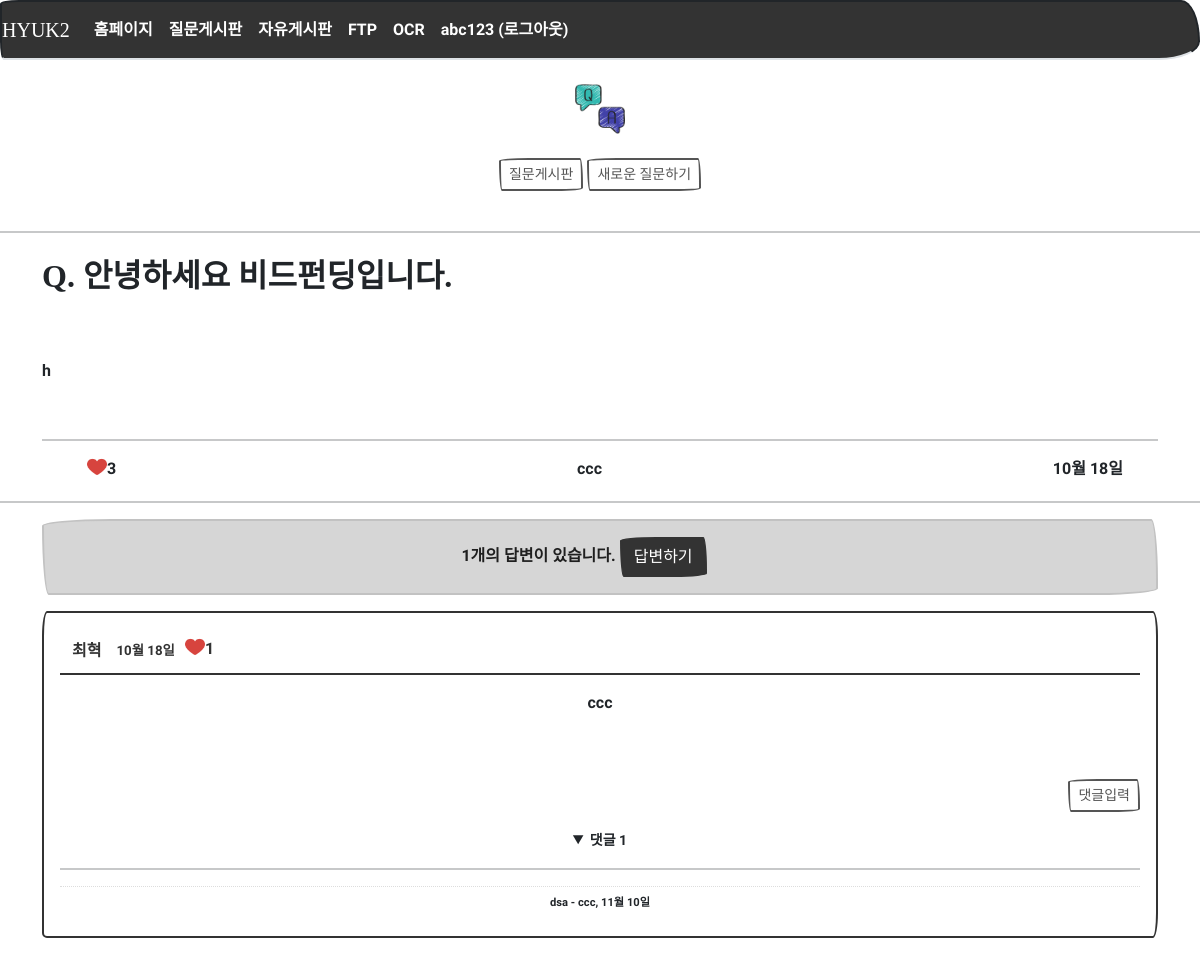
/question/detail/1/ (signed in), run on the app's committed database.
### models.py (models this page shows)
class User(db.Model):
    id = db.Column(db.Integer, primary_key=True)    # id는 자동으로 증가하는 User 모델의 기본키
    username = db.Column(db.String(150), unique=True, nullable=False)  # 아이디
    password = db.Column(db.String(200), nullable=False)
    name = db.Column(db.String(150), nullable=False)  # 실명
    email = db.Column(db.String(120), unique=True, nullable=False)
    fir_joo = db.Column(db.String(6), nullable=False)  # 주민번호 앞자리
    sec_joo = db.Column(db.String(7), nullable=False)  # 주민번호 뒷자리
    tel = db.Column(db.String(50), nullable=False)  # 휴대폰 번호, 휴대폰인증이 있다면 unique=True 넣어야 됨

class Question(db.Model):
    id = db.Column(db.Integer, primary_key=True)
    subject = db.Column(db.String(200), nullable=False)
    content = db.Column(db.Text(), nullable=False)
    create_date = db.Column(db.DateTime(), nullable=False)
    user_id = db.Column(db.Integer, db.ForeignKey('user.id', ondelete='CASCADE'), nullable=False)
    user = db.relationship('User', backref=db.backref('question_set'))
    modify_date = db.Column(db.DateTime(), nullable=True)
    hits = db.Column(db.Integer, nullable=False, default='0')
    voter = db.relationship('User', secondary=question_voter, backref=db.backref('question_voter_set'))

class Answer(db.Model):
    id = db.Column(db.Integer, primary_key=True)
    question_id = db.Column(db.Integer, db.ForeignKey('question.id', ondelete='CASCADE'))
    question = db.relationship('Question', backref=db.backref('answer_set'))
    content = db.Column(db.Text(), nullable=False)
    create_date = db.Column(db.DateTime(), nullable=False)
    user_id = db.Column(db.Integer, db.ForeignKey('user.id', ondelete='CASCADE'), nullable=False)
    user = db.relationship('User', backref=db.backref('answer_set'))
    modify_date = db.Column(db.DateTime(), nullable=True)
    voter = db.relationship('User', secondary=answer_voter, backref=db.backref('answer_voter_set'))

class Comment(db.Model):
    id = db.Column(db.Integer, primary_key=True)
    user_id = db.Column(db.Integer, db.ForeignKey('user.id', ondelete='CASCADE'), nullable=False)
    user = db.relationship('User', backref=db.backref('comment_set'))
    content = db.Column(db.Text(), nullable=False)
    create_date = db.Column(db.DateTime(), nullable=False)
    modify_date = db.Column(db.DateTime())
    board_id = db.Column(db.Integer, db.ForeignKey('board.id', ondelete='CASCADE'), nullable=True)
    board = db.relationship('Board', backref=db.backref('comment_set'))
    answer_id = db.Column(db.Integer, db.ForeignKey('answer.id', ondelete='CASCADE'), nullable=True)
    answer = db.relationship('Answer', backref=db.backref('comment_set'))
    voter = db.relationship('User', secondary=comment_voter, backref=db.backref('comment_voter_set'))

### views/question_views.py (the view)
@bp.route('/detail/<int:question_id>/')
@login_required
def detail(question_id):
    form = AnswerForm()
    question = Question.query.get_or_404(question_id)
    question.hits += 1
    db.session.add(question)
    db.session.commit()
    return render_template('question/question_detail.html', question=question, form=form)

### filter.py (called while the page is built)
def format_datetime(value, fmt='%m월 %d일'):
    now = datetime.now()
    time = now - value
    if time < timedelta(minutes=1):
        return '방금 전'
    elif time < timedelta(hours=1):
        return str(int(time.seconds / 60)) + '분 전'
    elif time < timedelta(days=1):
        return str(int(time.seconds / 3600)) + '시간 전'
    elif time < timedelta(days=7):
        time = datetime.now().date() - value.date()
        return str(time.days) + '일 전'
    else:
        return value.strftime(fmt)

### views/login_views.py (called while the page is built)
@bp.before_app_request
def logged_in_user():
    user_id = session.get('user_id')
    if user_id is None:
        g.user = None
    else:
        g.user = User.query.get(user_id)

def login_required(view):
    @functools.wraps(view)
    def wrapped_view(**kwargs):
        if g.user is None:
            return redirect(url_for('login.login', url=request.url))
        return view(**kwargs)
    return wrapped_view

### templates/question/question_detail.html (shortened to what this page needs)
{% extends 'base.html' %}
{% block content %}
        <div>
  	        <center>
  	            <br>
  	            <img src="{{ url_for('static',filename='images/aq.png') }}"
                     width="50" style="margin-left: auto; margin-right: auto; display: block;" />
  	            <br>
  	            <center>
                    {% if not g.user %}
                    {% else %}
  	                <a class="btn btn-outline-dark btn-primar btn-sm"
                       href="{{url_for('question._list')}}">질문게시판</a>
                    <a class="btn btn-outline-dark btn-primar btn-sm"
                              href="{{ url_for('question.create') }}">새로운 질문하기</a>
  	                <br>
  	            </center><br>
                {% endif %}
            </center>
  	        <hr width="100%" color="black" />
  	    </div>
<div class="container my-3 ">
    <h2 class="py-2" style="font-weight:bolder">Q. {{ question.subject }}</h2> <br><br>
    <div id="ckPrint">{{ question.content|markdown }}</div>
    <br><hr>
        <div class="d-flex justify-content-between detail_q_title">
            <div class="d-flex" style="margin: 0px 10px">
                {% if question.voter|length > 0 %}
                    <a href="#" class="recommend"
                       data-uri="{{ url_for('vote.question', question_id=question.id) }}">
                        <img src="{{ url_for('static',filename='images/after_like.png') }}"
                             width="20" style="margin-left: auto; margin-right: auto; display: block;" />
                    </a>
                {% else %}
                <a href="#" class="recommend"
                   data-uri="{{ url_for('vote.question', question_id=question.id) }}">
                    <img src="{{ url_for('static',filename='images/before_like.png') }}"
                         width="20" style="margin-left: auto; margin-right: auto; display: block;" />
                </a>
                {% endif %}
                <div class="bg-light text-center font-weight-bolder mb-1">
                    {{ question.voter|length }}
                </div>
            </div>
            <div class="d-flex">
            {{ question.user.name }}
            </div>
            <div class="d-flex">
            {% if question.modify_date %}
                <p>{{ question.modify_date|datetime }}(수정)</p>
            {% else %}
                {{ question.create_date|datetime }}
            {% endif %}
            </div>
        </div>
</div>
<hr width="100%" color="black" />
<div class="container my-3 text-center">
    <div class="alert alert-dismissible alert-primary">
        {% if question.answer_set|length == 0 %}
        <strong>아직 답변이 없습니다! 답변 해주시겠어요?</strong>
        {% else %}
        <strong>{{ question.answer_set|length }}개의 답변이 있습니다.</strong>
        {% endif %}
        {% if not g.user %}
        {% else %}
            {% if question.user == g.user %}
            {% elif question.answer_set.id == g.user.id %}
            이미 답변하셨습니다!
            {% else %}
            <a href="{{ url_for('answer.create', question_id=question.id) }}"
               class="btn btn-primary">답변하기</a>
            {% endif %}
        {% endif %}
    </div>
    {% for answer in question.answer_set %}
    <div class="card my-3">
        <div class="card-body">
            <div class="toast-header">
                <div class="detail_answer_id_text">{{ answer.user.name }}</div>
                <div class="detail_answer_time_text">
                    {% if answer.modify_date %}
                        {{ answer.modify_date|datetime }}(수정)
                    {% else %}
                        {{ answer.create_date|datetime }}
                    {% endif %}
                </div>
                <div class="d-flex" style="margin: 0px 10px">
                    {% if answer.voter %}
                    <a href="#" class="recommend" data-uri="{{ url_for('vote.answer', answer_id=answer.id) }}">
                        <img src="{{ url_for('static',filename='images/after_like.png') }}"
                        width="20" style="margin-left: auto; margin-right: auto; display: block;" />
                    </a>
                    {% else %}
                    <a href="#" class="recommend" data-uri="{{ url_for('vote.answer', answer_id=answer.id) }}">
                        <img src="{{ url_for('static',filename='images/before_like.png') }}"
                        width="20" style="margin-left: auto; margin-right: auto; display: block;" />
                    </a>
                    {% endif %}
                    <div class="bg-light text-center font-weight-bolder mb-1">{{ answer.voter|length }}</div>
                </div>
            </div>
            <div class="card-body">
                {{ answer.content|markdown }}
            </div>
            <div class="my-3 d-flex justify-content-end">
                <a href="{{ url_for('comment.create_answer', answer_id=answer.id) }}"
                class="btn btn-sm btn-outline-secondary">댓글입력</a>
            </div>
            <div>
                <details open>
                    <summary>
                        <small>댓글 {{ answer.comment_set|length }}</small>
                    </summary>
                    <hr>
                    {% if answer.comment_set|length > 0 %}
                    <div class="mt-3">
                        {% for comment in answer.comment_set %}
                        <div class="comment py-2 ">
                            <span style="white-space: pre-line;">{{ comment.content }}</span>
                            <span>
                                - {{ comment.user.name }}, {{ comment.create_date|datetime }}
                            </span>
                        </div>
                        {% endfor %}
                    </div>
                    {% endif %}
                </details>
            </div>
        </div>
    </div>
    {% endfor %}
</div> <br><br>
{% endblock %}

### templates/nav.html (shortened to what this page needs)
<nav class="navbar navbar-expand-lg navbar-dark bg-primary border-bottom">
    <a class="navbar-brand" href="{{ url_for('main.home_page') }}">HYUK2</a>
    <div class="collapse navbar-collapse flex-grow-0 text-center" id="navbarNav">
        <ul class="navbar-nav">
            <li class="nav-item ">
                <a class="nav-link" href="{{url_for('main.home_page')}}">홈페이지</a>
            </li>
            <li class="nav-item ">
                <a class="nav-link" href="{{url_for('question._list')}}">질문게시판</a>
            </li>
            <li class="nav-item ">
                <a class="nav-link" href="{{url_for('board._list')}}">자유게시판</a>
            </li>
            <li class="nav-item ">
                <a class="nav-link" href="{{url_for('files.main_page')}}">FTP</a>
            </li>
            <li class="nav-item ">
                <a class="nav-link" href="{{url_for('ocr.main_page')}}">OCR</a>
            </li>
            {% if g.user %}
            <li class="nav-item ">
                <a class="nav-link" href="{{ url_for('login.logout') }}">{{ g.user.username }} (로그아웃)</a>
            </li>
            {% else %}
            <li class="nav-item justify-content-end">
                <a class="nav-link" href="{{url_for('login.signup')}}">회원가입</a>
            </li>
            <li class="nav-item justify-content-end">
                <a class="nav-link" href="{{url_for('login.login')}}">로그인</a>
            {% endif %}
        </ul>
    </div>
</nav>

### static/css/style.css (style rules this page uses)
.detail_q_title { padding: 0px 35px; }
.detail_answer_id_text { font-weight: bolder; }
.detail_answer_time_text { margin-left: 15px; font-size: smaller; }
.comment { border-top:dotted 1px #ddd; font-size:0.7em; }
a { text-decoration:none }

### data on the page
User: user.username "abc123"
Question: subject "안녕하세요 비드펀딩입니다.", content "h", create_date "10월 18일"
User: user.name "ccc"
Answer: user.name "최혁", create_date "10월 18일", voter|length "1", content "ccc", comment_set|length "1"
Comment: content "dsa", user.name "ccc", create_date "11월 10일"

### other printed values
{{ question.voter|length }} "3"
{{ question.answer_set|length }} "1"
